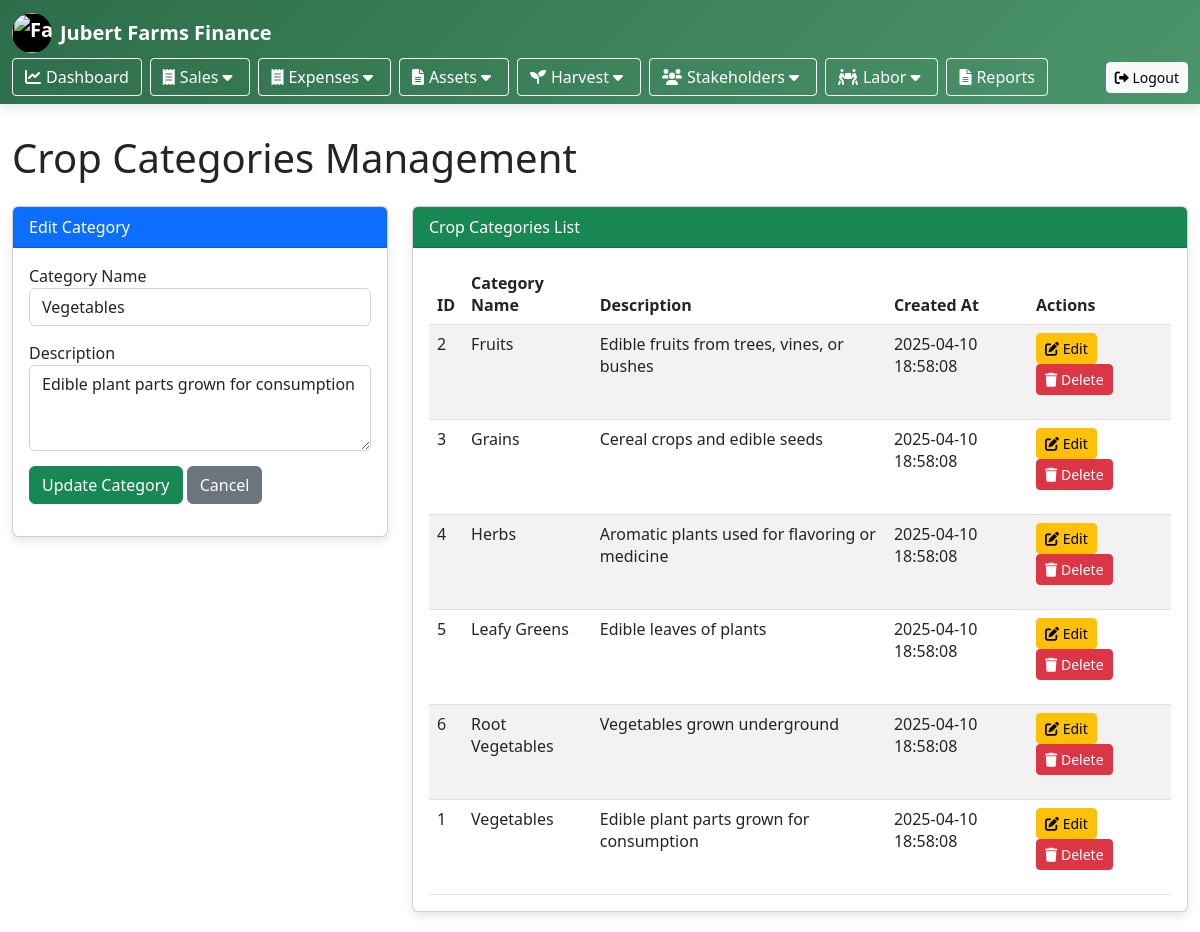
The page /crop_category.php?edit_id=1 on the database its author committed.
### tables this page shows
CREATE TABLE IF NOT EXISTS crop_categories (
    category_id INT AUTO_INCREMENT PRIMARY KEY,
    category_name VARCHAR(50) NOT NULL UNIQUE,
    description TEXT,
    created_at TIMESTAMP DEFAULT CURRENT_TIMESTAMP
);

### crop_category.php (the view, shortened to what this page needs)
<?php
include 'config/db.php';
require_once 'views/header.php';
$edit_category = null;
if (isset($_GET['edit_id'])) {
    $edit_id = mysqli_real_escape_string($conn, $_GET['edit_id']);
    $result = $conn->query("SELECT * FROM crop_categories WHERE category_id=$edit_id");
    if ($result->num_rows > 0) {
        $edit_category = $result->fetch_assoc();
    }
}
$sql = "SELECT * FROM crop_categories ORDER BY category_name";
$result = $conn->query($sql);
?>
<!DOCTYPE html>
<html lang="en">
<head>
    <link rel="stylesheet" href="https://cdn.jsdelivr.net/npm/bootstrap@5.2.3/dist/css/bootstrap.min.css">
    <link rel="stylesheet" href="https://cdnjs.cloudflare.com/ajax/libs/font-awesome/6.0.0/css/all.min.css">
</head>
<body>
    <div class="container">
        <h1 class="mb-4">Crop Categories Management</h1>
        <div class="row">
            <div class="col-md-4">
                <div class="card">
                    <div class="card-header bg-primary text-white">
                        <?php echo $edit_category ? 'Edit Category' : 'Add New Category'; ?>
                    </div>
                    <div class="card-body">
                        <form method="POST">
                            <div class="form-group">
                                <label for="category_name">Category Name</label>
                                <input type="text" class="form-control" id="category_name" name="category_name"
                                       value="<?php echo $edit_category ? $edit_category['category_name'] : ''; ?>" required>
                            </div>
                            <div class="form-group">
                                <label for="description">Description</label>
                                <textarea class="form-control" id="description" name="description" rows="3"><?php echo $edit_category ? $edit_category['description'] : ''; ?></textarea>
                            </div>
                            <?php if ($edit_category): ?>
                                <button type="submit" name="update_category" class="btn btn-success">Update Category</button>
                                <a href="crop_categories.php" class="btn btn-secondary">Cancel</a>
                            <?php else: ?>
                                <button type="submit" name="add_category" class="btn btn-primary">Add Category</button>
                            <?php endif; ?>
                        </form>
                    </div>
                </div>
            </div>
            <div class="col-md-8">
                <div class="card">
                    <div class="card-header bg-success text-white">
                        Crop Categories List
                    </div>
                    <div class="card-body">
                        <?php if ($result->num_rows > 0): ?>
                            <div class="table-responsive">
                                <table class="table table-striped table-hover">
                                    <thead>
                                        <tr>
                                            <th>ID</th>
                                            <th>Category Name</th>
                                            <th>Description</th>
                                            <th>Created At</th>
                                            <th>Actions</th>
                                        </tr>
                                    </thead>
                                    <tbody>
                                        <?php while ($row = $result->fetch_assoc()): ?>
                                            <tr>
                                                <td><?php echo $row['category_id']; ?></td>
                                                <td><?php echo htmlspecialchars($row['category_name']); ?></td>
                                                <td><?php echo htmlspecialchars($row['description']); ?></td>
                                                <td><?php echo $row['created_at']; ?></td>
                                                <td>
                                                    <a href="?edit_id=<?php echo $row['category_id']; ?>" class="btn btn-sm btn-warning btn-action">
                                                        <i class="fas fa-edit"></i> Edit
                                                    </a>
                                                    <form method="POST" style="display: inline-block;" onsubmit="return confirm('Are you sure you want to delete this category?');">
                                                        <button type="submit" name="delete_category" class="btn btn-sm btn-danger btn-action">
                                                            <i class="fas fa-trash"></i> Delete
                                                        </button>
                                                    </form>
                                                </td>
                                            </tr>
                                        <?php endwhile; ?>
                                    </tbody>
                                </table>
                            </div>
                        <?php else: ?>
                            <p class="text-center">No crop categories found. Add your first category using the form.</p>
                        <?php endif; ?>
                    </div>
                </div>
            </div>
        </div>
    </div>
</body>
</html>

### views/header.php (style rules this page uses)
:root { --primary-color: #2c6e49; --secondary-color: #4c956c; --accent-color: #fefee3; --light-color: #f0f3f5; --dark-color: #1a3a1a; }

### crop_category.php (style rules this page uses)
.container { max-width: 1200px; margin-top: 30px; }
.card { margin-bottom: 20px; box-shadow: 0 4px 8px rgba(0,0,0,0.1); }
.table { margin-bottom: 0; }
.form-group { margin-bottom: 15px; }
.btn-action { margin-right: 5px; }

### rows shown on the page
crop_categories: category_name "Vegetables", description "Edible plant parts grown for consumption", category_id "1", created_at "2025-04-10 18:58:08"
crop_categories: category_id "2", category_name "Fruits", description "Edible fruits from trees, vines, or bushes", created_at "2025-04-10 18:58:08"
crop_categories: category_id "3", category_name "Grains", description "Cereal crops and edible seeds", created_at "2025-04-10 18:58:08"
crop_categories: category_id "4", category_name "Herbs", description "Aromatic plants used for flavoring or medicine", created_at "2025-04-10 18:58:08"
crop_categories: category_id "5", category_name "Leafy Greens", description "Edible leaves of plants", created_at "2025-04-10 18:58:08"
crop_categories: category_id "6", category_name "Root Vegetables", description "Vegetables grown underground", created_at "2025-04-10 18:58:08"
